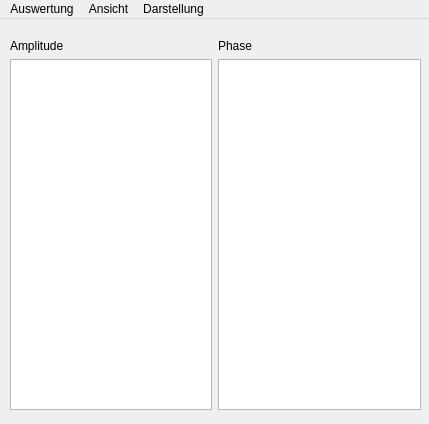
<?xml version="1.0" encoding="UTF-8"?>
<ui version="4.0">
 <class>Gui</class>
 <widget class="QMainWindow" name="Gui">
  <property name="geometry">
   <rect>
    <x>0</x>
    <y>0</y>
    <width>429</width>
    <height>424</height>
   </rect>
  </property>
  <property name="windowTitle">
   <string>Resonanz Fit</string>
  </property>
  <widget class="QWidget" name="centralwidget">
   <widget class="QWidget" name="verticalLayoutWidget">
    <property name="geometry">
     <rect>
      <x>10</x>
      <y>0</y>
      <width>411</width>
      <height>391</height>
     </rect>
    </property>
    <layout class="QVBoxLayout" name="verticallayout">
     <item>
      <widget class="QLabel" name="label_name">
       <property name="text">
        <string/>
       </property>
      </widget>
     </item>
     <item>
      <layout class="QGridLayout" name="gridlayout">
       <item row="0" column="0">
        <widget class="QLabel" name="label_amplitude">
         <property name="text">
          <string>Amplitude</string>
         </property>
        </widget>
       </item>
       <item row="0" column="1">
        <widget class="QLabel" name="label_phase">
         <property name="text">
          <string>Phase</string>
         </property>
        </widget>
       </item>
       <item row="1" column="0">
        <widget class="QListView" name="list_amplitude">
         <property name="uniformItemSizes">
          <bool>true</bool>
         </property>
        </widget>
       </item>
       <item row="1" column="1">
        <widget class="QListView" name="list_phase">
         <property name="uniformItemSizes">
          <bool>true</bool>
         </property>
        </widget>
       </item>
      </layout>
     </item>
    </layout>
   </widget>
  </widget>
  <widget class="QMenuBar" name="menubar">
   <property name="geometry">
    <rect>
     <x>0</x>
     <y>0</y>
     <width>429</width>
     <height>23</height>
    </rect>
   </property>
   <widget class="QMenu" name="menu_messung">
    <property name="title">
     <string>Auswertung</string>
    </property>
    <addaction name="action_laden"/>
    <addaction name="action_speichern"/>
   </widget>
   <widget class="QMenu" name="menu_ansicht">
    <property name="title">
     <string>Ansicht</string>
    </property>
    <addaction name="action_resonanzkurve"/>
    <addaction name="action_phase_schnitt"/>
    <addaction name="action_amp_schnitt"/>
    <addaction name="separator"/>
    <addaction name="action_resfreq"/>
    <addaction name="action_amplitude"/>
    <addaction name="action_phase"/>
    <addaction name="action_qfaktor"/>
    <addaction name="separator"/>
    <addaction name="action_alles"/>
   </widget>
   <widget class="QMenu" name="menu_darstellung">
    <property name="title">
     <string>Darstellung</string>
    </property>
    <addaction name="action_aktualisieren"/>
    <addaction name="separator"/>
    <addaction name="action_glaetten"/>
    <addaction name="action_prozent"/>
   </widget>
   <addaction name="menu_messung"/>
   <addaction name="menu_ansicht"/>
   <addaction name="menu_darstellung"/>
  </widget>
  <action name="action_laden">
   <property name="text">
    <string>Öffnen...</string>
   </property>
  </action>
  <action name="action_messparameter">
   <property name="text">
    <string>Messparameter...</string>
   </property>
  </action>
  <action name="action_phase_schnitt">
   <property name="text">
    <string>Phasenschnitt</string>
   </property>
  </action>
  <action name="action_amplitude">
   <property name="text">
    <string>Amplitude</string>
   </property>
  </action>
  <action name="action_phase">
   <property name="text">
    <string>Phase</string>
   </property>
  </action>
  <action name="action_qfaktor">
   <property name="text">
    <string>Q-Faktor</string>
   </property>
  </action>
  <action name="action_alles">
   <property name="text">
    <string>Alles anzeigen</string>
   </property>
  </action>
  <action name="action_glaetten">
   <property name="checkable">
    <bool>true</bool>
   </property>
   <property name="checked">
    <bool>false</bool>
   </property>
   <property name="text">
    <string>Glätten</string>
   </property>
  </action>
  <action name="action_aktualisieren">
   <property name="text">
    <string>Aktualisieren</string>
   </property>
  </action>
  <action name="action_prozent">
   <property name="checkable">
    <bool>true</bool>
   </property>
   <property name="text">
    <string>Fehler in Prozent</string>
   </property>
  </action>
  <action name="action_resfreq">
   <property name="text">
    <string>Resonanzfrequenz</string>
   </property>
  </action>
  <action name="action_amp_schnitt">
   <property name="text">
    <string>Amplitudenschnitt</string>
   </property>
  </action>
  <action name="action_resonanzkurve">
   <property name="text">
    <string>Resonanzkurve</string>
   </property>
  </action>
  <action name="action_speichern">
   <property name="enabled">
    <bool>false</bool>
   </property>
   <property name="text">
    <string>Fit speichern...</string>
   </property>
  </action>
 </widget>
 <resources/>
 <connections/>
</ui>
